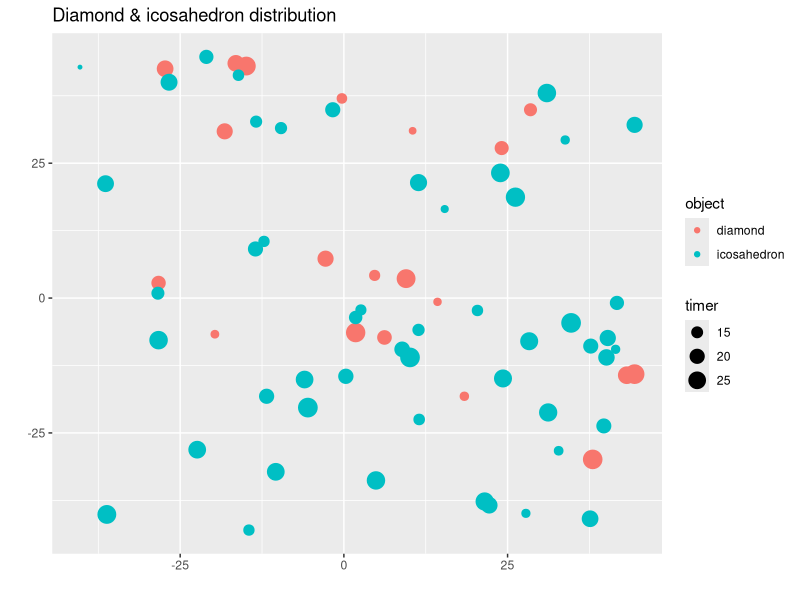
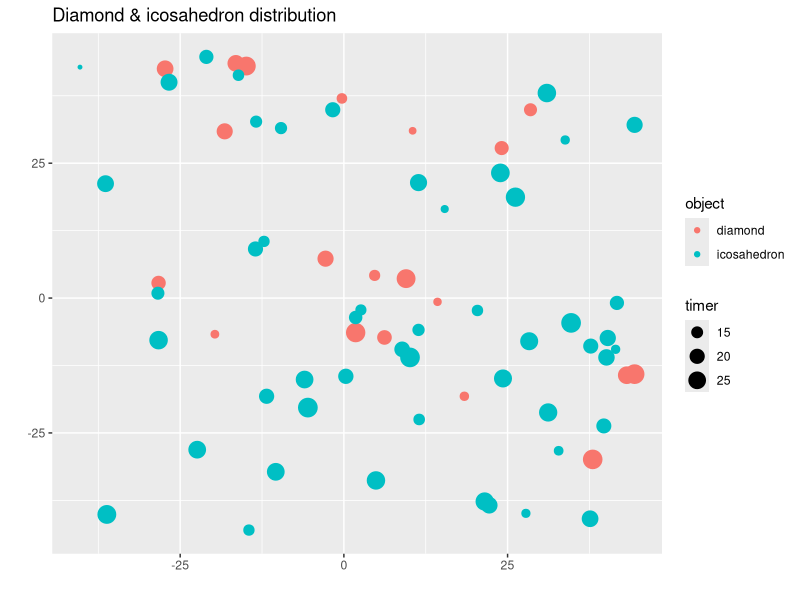

These charts were generated, in order, by the following R code:
# Script to run generate input data for DiamondWorld
# Version 1.0
# Date:  04/04/2022
# Author: Joern Alexander Quent
# /* 
# ----------------------------- Note on this script ---------------------------
# */
#
# /* 
# ----------------------------- Libraries, settings and functions ---------------------------
# */
######################################################
setwd("~/Work/resarchProjects/OLM_project/experiment/unityProjects/DiamondWorld/nonUnity_folder")
######################################################

# Libs
library(plyr)
library(ggplot2)

# Seed
set.seed(20220404)

# /* 
# ----------------------------- Params ---------------------------
# */
# Spawn limits
x_min <- -45
x_max <- 45
z_min <- -45
z_max <- 45

# Number of objects
numDiamonds <- 20
numIcosahedrons <- 50

# Reactivation range
time_min <- 10
time_max <- 30

# /* 
# ----------------------------- Draw random locations ---------------------------
# */
diamond_x <- round(runif(numDiamonds, min = x_min, max = x_max), 1)
diamond_z <- round(runif(numDiamonds, min = z_min, max = z_max), 1)
diamondTimings <- round(runif(numDiamonds, min = time_min, max = time_max), 1)

icosahedron_x <- round(runif(numIcosahedrons, min = x_min, max = x_max), 1)
icosahedron_z <- round(runif(numIcosahedrons, min = z_min, max = z_max), 1)
icosahedronTimings <- round(runif(numIcosahedrons, min = time_min, max = time_max), 1)


# /* 
# ----------------------------- Visualisation ---------------------------
# */
# Add to one dataframe
df <- data.frame(object = c(rep('diamond', numDiamonds), rep('icosahedron', numIcosahedrons)),
                 x = c(diamond_x, icosahedron_x),
                 z = c(diamond_z, icosahedron_z),
                 timer = c(diamondTimings, icosahedronTimings))

vis <- ggplot(data = df, aes(x = x, y = z, colour = object, size = timer)) + 
  geom_point() +
  labs(title = 'Diamond & icosahedron distribution', x = "", y = "")

vis
ggsave("objectDistribution.png", vis)


# /* 
# ----------------------------- Create output ---------------------------
# */

paste0("[", paste0(diamond_x, collapse = ", "), "]")
paste0("[", paste0(diamond_z, collapse = ", "), "]")
paste0("[", paste0(diamondTimings, collapse = ", "), "]")
paste0("[", paste0(icosahedron_x, collapse = ", "), "]")
paste0("[", paste0(icosahedron_z, collapse = ", "), "]")
paste0("[", paste0(icosahedronTimings, collapse = ", "), "]")